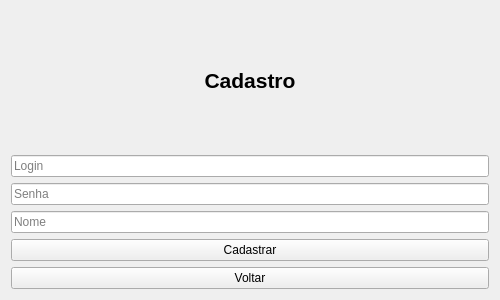
<?xml version="1.0" encoding="UTF-8"?>
<ui version="4.0">
 <class>CadastroMedicoWindow</class>
 <widget class="QWidget" name="CadastroMedicoWindow">
  <property name="geometry">
   <rect>
    <x>0</x>
    <y>0</y>
    <width>500</width>
    <height>300</height>
   </rect>
  </property>
  <property name="windowTitle">
   <string>Cadastro</string>
  </property>
  <layout class="QVBoxLayout" name="verticalLayout">
   <item>
    <widget class="QLabel" name="labelTitulo">
     <property name="text">
      <string>Cadastro</string>
     </property>
     <property name="alignment">
      <set>Qt::AlignCenter</set>
     </property>
     <property name="styleSheet">
      <string>font-size: 16pt; font-weight: bold;</string>
     </property>
    </widget>
   </item>
   <item>
    <widget class="QLineEdit" name="inputLogin">
     <property name="placeholderText">
      <string>Login</string>
     </property>
    </widget>
   </item>
   <item>
    <widget class="QLineEdit" name="inputSenha">
     <property name="echoMode">
      <enum>QLineEdit::Password</enum>
     </property>
     <property name="placeholderText">
      <string>Senha</string>
     </property>
    </widget>
   </item>
   <item>
    <widget class="QLineEdit" name="inputNome">
     <property name="placeholderText">
      <string>Nome</string>
     </property>
    </widget>
   </item>
   <item>
    <widget class="QPushButton" name="botaoCadastrar">
     <property name="text">
      <string>Cadastrar</string>
     </property>
    </widget>
   </item>
   <item>
    <widget class="QPushButton" name="botaoVoltar">
     <property name="text">
      <string>Voltar</string>
     </property>
    </widget>
   </item>
  </layout>
 </widget>
</ui>
